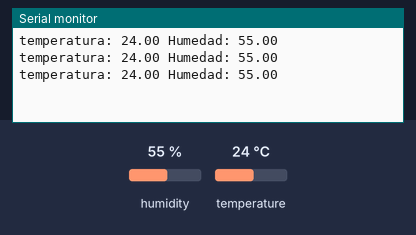
The sketch below on a simulated ESP32. Shown: the last lines printed to the serial monitor. Inputs (shaded band) come from the test bench; at power-on: humidity 55 %, temperature 24 °C.

Above: at 3.8 s.
3.9 s: humidity set to 22 %
At 5.8 s:
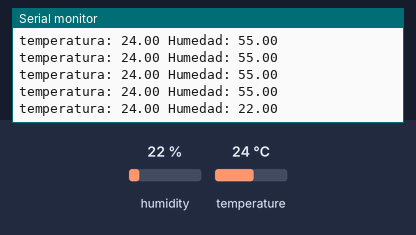
6.7 s: temperature set to 12 °C
At 7.8 s:
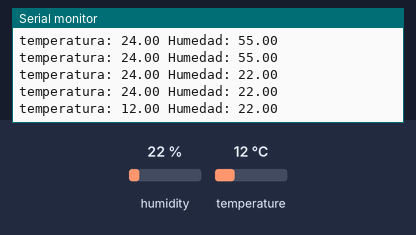
9.5 s: humidity set to 40 %
At 10.7 s:
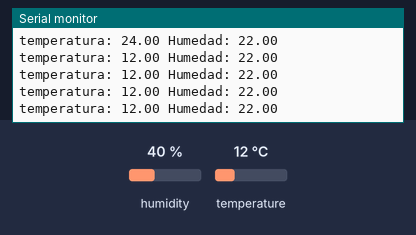
Timing chart, 0 to 12.5 s (numbered marks = the images above; inputs shaded):
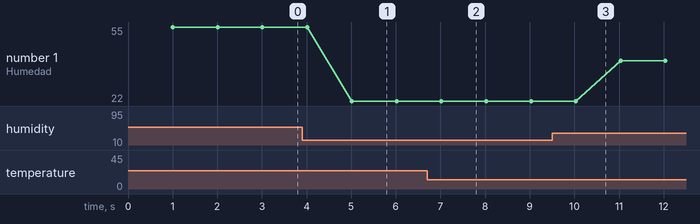

Measured:
- after the input at 3.9 s, the serial monitor: prints a new line after 1.1 s (image 1)
- after the input at 6.7 s, the serial monitor: prints a new line after 0.32 s (image 2)
- plotted number 1: 55 → 22 after the input at 3.9 s, 22 → 40 after the input at 9.5 s

The sketch:

dht.ino
```cpp
// 1. DECLARAR LIBRERIAS
#include "DHT.h"

// 2. DEFINICIÓN O ETIQUETADO DE PINES DE ENTRADA Y SALIDA
#define DHTPIN 4  //pin data del sensor DHT conectado al pin  2
#define DHTTYPE DHT22

// 3. DECLARACION DE CONSTANTES

// 4. DECLARACION DE VARIABLES
float temperatura = 0;
float humedad = 0;
DHT dht(DHTPIN, DHTTYPE);  //variable (clase) DHT llamada dht iniciada en el pin DHTPIN y con el tipo DHTTYPE. Permite leer ls variables tem o hum

// 5. DECLARACION DE SUBRUTINAS Y/O FUNCIONES

// 6. CONFIGURACION INICIAL
void setup() {
  // CONFIGURACION DE PINES DE ENTRADA Y SALIDA. LAS ENTRADAS ANALOGAS NO SE CONFIGURAN
  // No se hace porque es bidireccional, es decir, con solo un pin entra y sale datos, por la libreria
  // LIMPIEZA DE SALIDAS

  // COMUNICACIONES
  Serial.begin(115200);
  dht.begin();  //inicializar sensor dht
}

// 7. FUNCION INFINITA PRINICIPAL
void loop() {

  delay(1000);  //retardo entre mediciones
  temperatura = dht.readTemperature();
  humedad = dht.readHumidity();
  Serial.print("temperatura: ");
  Serial.print(temperatura);
  Serial.print(" Humedad: ");
  Serial.println(humedad);
}
```
